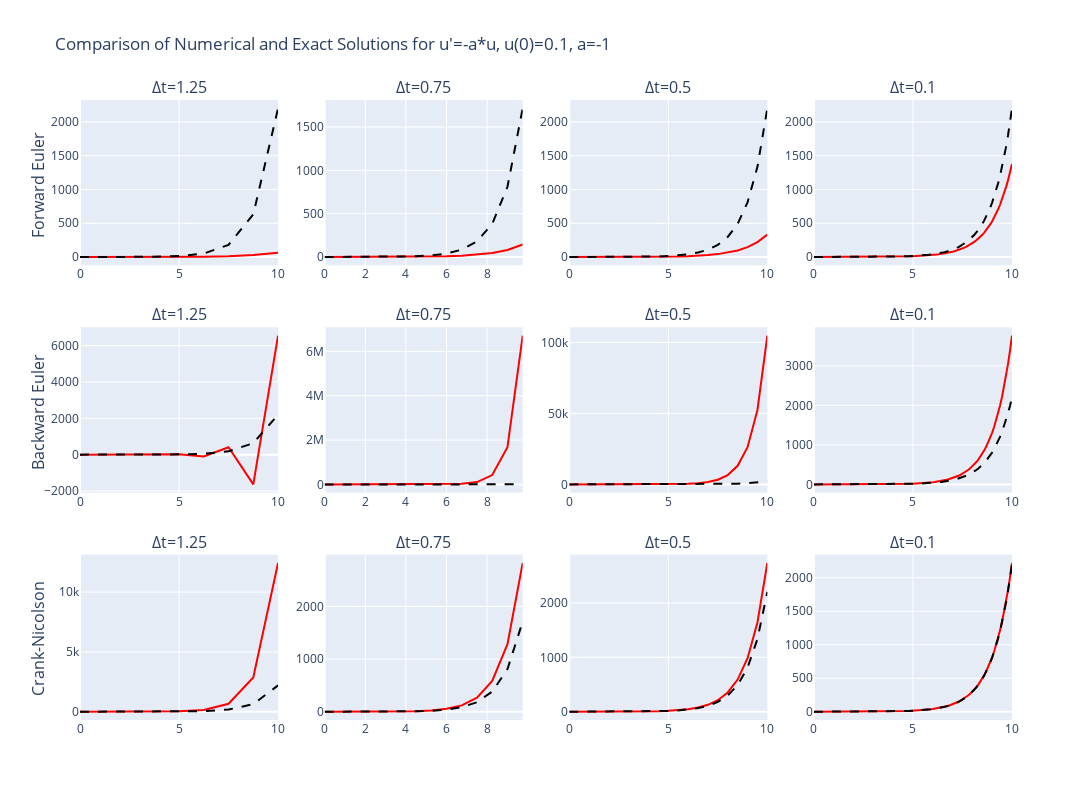

Notebook code cell kept with this figure:
### Markdown cell above
### a) Comparison of Numerical and Exact Solutions

### Code cell
methods = {0: 'Forward Euler',
           1: 'Backward Euler',
           0.5: 'Crank-Nicolson'}

a = -1
theta_vals = (0, 1, 0.5)
dt_vals = (1.25, 0.75, 0.5, 0.1)
I = 0.1

T = 10

rows = len(theta_vals)
cols = len(dt_vals)

fig = make_subplots(
    rows=rows, cols=cols,
    subplot_titles=[f'Δt={dt}' for theta in theta_vals for dt in dt_vals],
    horizontal_spacing=0.05, vertical_spacing=0.1
)

for i, theta in enumerate(theta_vals, start=1):
    for j, dt in enumerate(dt_vals, start=1):
        u, t = solver(I, a, T, dt, theta)
        
        fig.add_trace(go.Scatter(x=t, y=u, mode='lines', name=f'numerical',
                                line=dict(color='red')),
                                row=i, col=j)
        
        fig.add_trace(go.Scatter(x=t, y=u_exact(t, I, a), mode='lines', name=f'exact',
                                 line=dict(dash='dash', color='black')),
                                 row=i, col=j)
    fig.add_annotation(
        xref="paper", yref="paper",
        x=-0.045, y=0.68 - (i-1.5) * (1.1/rows),
        text=f"{methods[theta]}",
        showarrow=False,
        font=dict(size=16),
        textangle=-90, 
        xanchor='center', yanchor='middle'
    )
        
fig.update_layout(
    height=800, width=1200,
    title=f"Comparison of Numerical and Exact Solutions for u'=-a*u, u(0)={I}, a={a}",
    showlegend=False,
)

fig.show()

### Figure 1 — Plotly figure (JSON) as saved in the notebook; plotly's stock layout.template omitted (floating-point values rounded to 4 significant figures)
{"data": [{"line": {"color": "red"}, "mode": "lines", "name": "numerical", "type": "scatter", "x": [0, 1.25, 2.5, 3.75, 5, 6.25, 7.5, 8.75, 10], "xaxis": "x", "y": [0.1, 0.225, 0.5062, 1.139, 2.563, 5.767, 12.97, 29.19, 65.68], "yaxis": "y"}, {"line": {"color": "black", "dash": "dash"}, "mode": "lines", "name": "exact", "type": "scatter", "x": [0, 1.25, 2.5, 3.75, 5, 6.25, 7.5, 8.75, 10], "xaxis": "x", "y": [0.1, 0.349, 1.218, 4.252, 14.84, 51.8, 180.8, 631.1, 2203.0], "yaxis": "y"}, {"line": {"color": "red"}, "mode": "lines", "name": "numerical", "type": "scatter", "x": [0, 0.75, 1.5, 2.25, 3, 3.75, 4.5, 5.25, 6, 6.75, 7.5, 8.25, 9, 9.75], "xaxis": "x2", "y": [0.1, 0.175, 0.3063, 0.5359, 0.9379, 1.641, 2.872, 5.027, 8.796, 15.39, 26.94, 47.14, 82.5, 144.4], "yaxis": "y2"}, {"line": {"color": "black", "dash": "dash"}, "mode": "lines", "name": "exact", "type": "scatter", "x": [0, 0.75, 1.5, 2.25, 3, 3.75, 4.5, 5.25, 6, 6.75, 7.5, 8.25, 9, 9.75], "xaxis": "x2", "y": [0.1, 0.2117, 0.4482, 0.9488, 2.009, 4.252, 9.002, 19.06, 40.34, 85.41, 180.8, 382.8, 810.3, 1715.0], "yaxis": "y2"}, {"line": {"color": "red"}, "mode": "lines", "name": "numerical", "type": "scatter", "x": [0, 0.5, 1, 1.5, 2, 2.5, 3, 3.5, 4, 4.5, 5, 5.5, 6, 6.5, 7, 7.5, 8, 8.5, 9, 9.5, 10], "xaxis": "x3", "y": [0.1, 0.15, 0.225, 0.3375, 0.5063, 0.7594, 1.139, 1.709, 2.563, 3.844, 5.767, 8.65, 12.97, 19.46, 29.19, 43.79, 65.68, 98.53, 147.8, 221.7, 332.5], "yaxis": "y3"}, {"line": {"color": "black", "dash": "dash"}, "mode": "lines", "name": "exact", "type": "scatter", "x": [0, 0.5, 1, 1.5, 2, 2.5, 3, 3.5, 4, 4.5, 5, 5.5, 6, 6.5, 7, 7.5, 8, 8.5, 9, 9.5, 10], "xaxis": "x3", "y": [0.1, 0.1649, 0.2718, 0.4482, 0.7389, 1.218, 2.009, 3.312, 5.46, 9.002, 14.84, 24.47, 40.34, 66.51, 109.7, 180.8, 298.1, 491.5, 810.3, 1336.0, 2203.0], "yaxis": "y3"}, {"line": {"color": "red"}, "mode": "lines", "name": "numerical", "type": "scatter", "x": [0, 0.1, 0.2, 0.3, 0.4, 0.5, 0.6, 0.7, 0.8, 0.9, 1, 1.1, 1.2, 1.3, 1.4, 1.5, 1.6, 1.7, 1.8, 1.9, 2, 2.1, 2.2, 2.3, 2.4, 2.5, 2.6, 2.7, 2.8, 2.9, 3, 3.1, 3.2, 3.3, 3.4, 3.5, 3.6, 3.7, 3.8, 3.9, 4, 4.1, 4.2, 4.3, 4.4, 4.5, 4.6, 4.7, 4.8, 4.9, 5, 5.1, 5.2, 5.3, 5.4, 5.5, 5.6, 5.7, 5.8, 5.9, 6, 6.1, 6.2, 6.3, 6.4, 6.5, 6.6, 6.7, 6.8, 6.9, 7, 7.1, 7.2, 7.3, 7.4, 7.5, 7.6, 7.7, 7.8, 7.9, 8, 8.1, 8.2, 8.3, 8.4, 8.5, 8.6, 8.7, 8.8, 8.9, 9, 9.1, 9.2, 9.3, 9.4, 9.5, 9.6, 9.7, 9.8, 9.9, 10], "xaxis": "x4", "y": [0.1, 0.11, 0.121, 0.1331, 0.1464, 0.1611, 0.1772, 0.1949, 0.2144, 0.2358, 0.2594, 0.2853, 0.3138, 0.3452, 0.3797, 0.4177, 0.4595, 0.5054, 0.556, 0.6116, 0.6727, 0.74, 0.814, 0.8954, 0.985, 1.083, 1.192, 1.311, 1.442, 1.586, 1.745, 1.919, 2.111, 2.323, 2.555, 2.81, 3.091, 3.4, 3.74, 4.114, 4.526, 4.979, 5.476, 6.024, 6.626, 7.289, 8.018, 8.82, 9.702, 10.67, 11.74, 12.91, 14.2, 15.62, 17.19, 18.91, 20.8, 22.88, 25.16, 27.68, 30.45, 33.49, 36.84, 40.53, 44.58, 49.04, 53.94, 59.33, 65.27, 71.8, 78.97, 86.87, 95.56, 105.1, 115.6, 127.2, 139.9, 153.9, 169.3, 186.2, 204.8, 225.3, 247.9, 272.6, 299.9, 329.9, 362.9, 399.2, 439.1, 483.0, 531.3, 584.4, 642.9, 707.2, 777.9, 855.7, 941.2, 1035.0, 1139.0, 1253.0, 1378.0], "yaxis": "y4"}, {"line": {"color": "black", "dash": "dash"}, "mode": "lines", "name": "exact", "type": "scatter", "x": [0, 0.1, 0.2, 0.3, 0.4, 0.5, 0.6, 0.7, 0.8, 0.9, 1, 1.1, 1.2, 1.3, 1.4, 1.5, 1.6, 1.7, 1.8, 1.9, 2, 2.1, 2.2, 2.3, 2.4, 2.5, 2.6, 2.7, 2.8, 2.9, 3, 3.1, 3.2, 3.3, 3.4, 3.5, 3.6, 3.7, 3.8, 3.9, 4, 4.1, 4.2, 4.3, 4.4, 4.5, 4.6, 4.7, 4.8, 4.9, 5, 5.1, 5.2, 5.3, 5.4, 5.5, 5.6, 5.7, 5.8, 5.9, 6, 6.1, 6.2, 6.3, 6.4, 6.5, 6.6, 6.7, 6.8, 6.9, 7, 7.1, 7.2, 7.3, 7.4, 7.5, 7.6, 7.7, 7.8, 7.9, 8, 8.1, 8.2, 8.3, 8.4, 8.5, 8.6, 8.7, 8.8, 8.9, 9, 9.1, 9.2, 9.3, 9.4, 9.5, 9.6, 9.7, 9.8, 9.9, 10], "xaxis": "x4", "y": [0.1, 0.1105, 0.1221, 0.135, 0.1492, 0.1649, 0.1822, 0.2014, 0.2226, 0.246, 0.2718, 0.3004, 0.332, 0.3669, 0.4055, 0.4482, 0.4953, 0.5474, 0.605, 0.6686, 0.7389, 0.8166, 0.9025, 0.9974, 1.102, 1.218, 1.346, 1.488, 1.644, 1.817, 2.009, 2.22, 2.453, 2.711, 2.996, 3.312, 3.66, 4.045, 4.47, 4.94, 5.46, 6.034, 6.669, 7.37, 8.145, 9.002, 9.948, 10.99, 12.15, 13.43, 14.84, 16.4, 18.13, 20.03, 22.14, 24.47, 27.04, 29.89, 33.03, 36.5, 40.34, 44.59, 49.27, 54.46, 60.18, 66.51, 73.51, 81.24, 89.78, 99.23, 109.7, 121.2, 133.9, 148.0, 163.6, 180.8, 199.8, 220.8, 244.1, 269.7, 298.1, 329.4, 364.1, 402.4, 444.7, 491.5, 543.2, 600.3, 663.4, 733.2, 810.3, 895.5, 989.7, 1094.0, 1209.0, 1336.0, 1476.0, 1632.0, 1803.0, 1993.0, 2203.0], "yaxis": "y4"}, {"line": {"color": "red"}, "mode": "lines", "name": "numerical", "type": "scatter", "x": [0, 1.25, 2.5, 3.75, 5, 6.25, 7.5, 8.75, 10], "xaxis": "x5", "y": [0.1, -0.4, 1.6, -6.4, 25.6, -102.4, 409.6, -1638.0, 6554.0], "yaxis": "y5"}, {"line": {"color": "black", "dash": "dash"}, "mode": "lines", "name": "exact", "type": "scatter", "x": [0, 1.25, 2.5, 3.75, 5, 6.25, 7.5, 8.75, 10], "xaxis": "x5", "y": [0.1, 0.349, 1.218, 4.252, 14.84, 51.8, 180.8, 631.1, 2203.0], "yaxis": "y5"}, {"line": {"color": "red"}, "mode": "lines", "name": "numerical", "type": "scatter", "x": [0, 0.75, 1.5, 2.25, 3, 3.75, 4.5, 5.25, 6, 6.75, 7.5, 8.25, 9, 9.75], "xaxis": "x6", "y": [0.1, 0.4, 1.6, 6.4, 25.6, 102.4, 409.6, 1638.0, 6554.0, 26210.0, 104900.0, 419400.0, 1678000.0, 6711000.0], "yaxis": "y6"}, {"line": {"color": "black", "dash": "dash"}, "mode": "lines", "name": "exact", "type": "scatter", "x": [0, 0.75, 1.5, 2.25, 3, 3.75, 4.5, 5.25, 6, 6.75, 7.5, 8.25, 9, 9.75], "xaxis": "x6", "y": [0.1, 0.2117, 0.4482, 0.9488, 2.009, 4.252, 9.002, 19.06, 40.34, 85.41, 180.8, 382.8, 810.3, 1715.0], "yaxis": "y6"}, {"line": {"color": "red"}, "mode": "lines", "name": "numerical", "type": "scatter", "x": [0, 0.5, 1, 1.5, 2, 2.5, 3, 3.5, 4, 4.5, 5, 5.5, 6, 6.5, 7, 7.5, 8, 8.5, 9, 9.5, 10], "xaxis": "x7", "y": [0.1, 0.2, 0.4, 0.8, 1.6, 3.2, 6.4, 12.8, 25.6, 51.2, 102.4, 204.8, 409.6, 819.2, 1638.0, 3277.0, 6554.0, 13110.0, 26210.0, 52430.0, 104900.0], "yaxis": "y7"}, {"line": {"color": "black", "dash": "dash"}, "mode": "lines", "name": "exact", "type": "scatter", "x": [0, 0.5, 1, 1.5, 2, 2.5, 3, 3.5, 4, 4.5, 5, 5.5, 6, 6.5, 7, 7.5, 8, 8.5, 9, 9.5, 10], "xaxis": "x7", "y": [0.1, 0.1649, 0.2718, 0.4482, 0.7389, 1.218, 2.009, 3.312, 5.46, 9.002, 14.84, 24.47, 40.34, 66.51, 109.7, 180.8, 298.1, 491.5, 810.3, 1336.0, 2203.0], "yaxis": "y7"}, {"line": {"color": "red"}, "mode": "lines", "name": "numerical", "type": "scatter", "x": [0, 0.1, 0.2, 0.3, 0.4, 0.5, 0.6, 0.7, 0.8, 0.9, 1, 1.1, 1.2, 1.3, 1.4, 1.5, 1.6, 1.7, 1.8, 1.9, 2, 2.1, 2.2, 2.3, 2.4, 2.5, 2.6, 2.7, 2.8, 2.9, 3, 3.1, 3.2, 3.3, 3.4, 3.5, 3.6, 3.7, 3.8, 3.9, 4, 4.1, 4.2, 4.3, 4.4, 4.5, 4.6, 4.7, 4.8, 4.9, 5, 5.1, 5.2, 5.3, 5.4, 5.5, 5.6, 5.7, 5.8, 5.9, 6, 6.1, 6.2, 6.3, 6.4, 6.5, 6.6, 6.7, 6.8, 6.9, 7, 7.1, 7.2, 7.3, 7.4, 7.5, 7.6, 7.7, 7.8, 7.9, 8, 8.1, 8.2, 8.3, 8.4, 8.5, 8.6, 8.7, 8.8, 8.9, 9, 9.1, 9.2, 9.3, 9.4, 9.5, 9.6, 9.7, 9.8, 9.9, 10], "xaxis": "x8", "y": [0.1, 0.1111, 0.1235, 0.1372, 0.1524, 0.1694, 0.1882, 0.2091, 0.2323, 0.2581, 0.2868, 0.3187, 0.3541, 0.3934, 0.4371, 0.4857, 0.5397, 0.5996, 0.6662, 0.7403, 0.8225, 0.9139, 1.015, 1.128, 1.254, 1.393, 1.548, 1.72, 1.911, 2.123, 2.359, 2.621, 2.912, 3.236, 3.595, 3.995, 4.439, 4.932, 5.48, 6.089, 6.765, 7.517, 8.352, 9.281, 10.31, 11.46, 12.73, 14.14, 15.72, 17.46, 19.4, 21.56, 23.95, 26.62, 29.57, 32.86, 36.51, 40.57, 45.07, 50.08, 55.65, 61.83, 68.7, 76.33, 84.82, 94.24, 104.7, 116.3, 129.3, 143.6, 159.6, 177.3, 197.0, 218.9, 243.3, 270.3, 300.3, 333.7, 370.8, 411.9, 457.7, 508.6, 565.1, 627.9, 697.6, 775.2, 861.3, 957.0, 1063.0, 1181.0, 1313.0, 1459.0, 1621.0, 1801.0, 2001.0, 2223.0, 2470.0, 2745.0, 3050.0, 3388.0, 3765.0], "yaxis": "y8"}, {"line": {"color": "black", "dash": "dash"}, "mode": "lines", "name": "exact", "type": "scatter", "x": [0, 0.1, 0.2, 0.3, 0.4, 0.5, 0.6, 0.7, 0.8, 0.9, 1, 1.1, 1.2, 1.3, 1.4, 1.5, 1.6, 1.7, 1.8, 1.9, 2, 2.1, 2.2, 2.3, 2.4, 2.5, 2.6, 2.7, 2.8, 2.9, 3, 3.1, 3.2, 3.3, 3.4, 3.5, 3.6, 3.7, 3.8, 3.9, 4, 4.1, 4.2, 4.3, 4.4, 4.5, 4.6, 4.7, 4.8, 4.9, 5, 5.1, 5.2, 5.3, 5.4, 5.5, 5.6, 5.7, 5.8, 5.9, 6, 6.1, 6.2, 6.3, 6.4, 6.5, 6.6, 6.7, 6.8, 6.9, 7, 7.1, 7.2, 7.3, 7.4, 7.5, 7.6, 7.7, 7.8, 7.9, 8, 8.1, 8.2, 8.3, 8.4, 8.5, 8.6, 8.7, 8.8, 8.9, 9, 9.1, 9.2, 9.3, 9.4, 9.5, 9.6, 9.7, 9.8, 9.9, 10], "xaxis": "x8", "y": [0.1, 0.1105, 0.1221, 0.135, 0.1492, 0.1649, 0.1822, 0.2014, 0.2226, 0.246, 0.2718, 0.3004, 0.332, 0.3669, 0.4055, 0.4482, 0.4953, 0.5474, 0.605, 0.6686, 0.7389, 0.8166, 0.9025, 0.9974, 1.102, 1.218, 1.346, 1.488, 1.644, 1.817, 2.009, 2.22, 2.453, 2.711, 2.996, 3.312, 3.66, 4.045, 4.47, 4.94, 5.46, 6.034, 6.669, 7.37, 8.145, 9.002, 9.948, 10.99, 12.15, 13.43, 14.84, 16.4, 18.13, 20.03, 22.14, 24.47, 27.04, 29.89, 33.03, 36.5, 40.34, 44.59, 49.27, 54.46, 60.18, 66.51, 73.51, 81.24, 89.78, 99.23, 109.7, 121.2, 133.9, 148.0, 163.6, 180.8, 199.8, 220.8, 244.1, 269.7, 298.1, 329.4, 364.1, 402.4, 444.7, 491.5, 543.2, 600.3, 663.4, 733.2, 810.3, 895.5, 989.7, 1094.0, 1209.0, 1336.0, 1476.0, 1632.0, 1803.0, 1993.0, 2203.0], "yaxis": "y8"}, {"line": {"color": "red"}, "mode": "lines", "name": "numerical", "type": "scatter", "x": [0, 1.25, 2.5, 3.75, 5, 6.25, 7.5, 8.75, 10], "xaxis": "x9", "y": [0.1, 0.4333, 1.878, 8.137, 35.26, 152.8, 662.1, 2869.0, 12430.0], "yaxis": "y9"}, {"line": {"color": "black", "dash": "dash"}, "mode": "lines", "name": "exact", "type": "scatter", "x": [0, 1.25, 2.5, 3.75, 5, 6.25, 7.5, 8.75, 10], "xaxis": "x9", "y": [0.1, 0.349, 1.218, 4.252, 14.84, 51.8, 180.8, 631.1, 2203.0], "yaxis": "y9"}, {"line": {"color": "red"}, "mode": "lines", "name": "numerical", "type": "scatter", "x": [0, 0.75, 1.5, 2.25, 3, 3.75, 4.5, 5.25, 6, 6.75, 7.5, 8.25, 9, 9.75], "xaxis": "x10", "y": [0.1, 0.22, 0.484, 1.065, 2.343, 5.154, 11.34, 24.94, 54.88, 120.7, 265.6, 584.3, 1286.0, 2828.0], "yaxis": "y10"}, {"line": {"color": "black", "dash": "dash"}, "mode": "lines", "name": "exact", "type": "scatter", "x": [0, 0.75, 1.5, 2.25, 3, 3.75, 4.5, 5.25, 6, 6.75, 7.5, 8.25, 9, 9.75], "xaxis": "x10", "y": [0.1, 0.2117, 0.4482, 0.9488, 2.009, 4.252, 9.002, 19.06, 40.34, 85.41, 180.8, 382.8, 810.3, 1715.0], "yaxis": "y10"}, {"line": {"color": "red"}, "mode": "lines", "name": "numerical", "type": "scatter", "x": [0, 0.5, 1, 1.5, 2, 2.5, 3, 3.5, 4, 4.5, 5, 5.5, 6, 6.5, 7, 7.5, 8, 8.5, 9, 9.5, 10], "xaxis": "x11", "y": [0.1, 0.1667, 0.2778, 0.463, 0.7716, 1.286, 2.143, 3.572, 5.954, 9.923, 16.54, 27.56, 45.94, 76.57, 127.6, 212.7, 354.5, 590.8, 984.6, 1641.0, 2735.0], "yaxis": "y11"}, {"line": {"color": "black", "dash": "dash"}, "mode": "lines", "name": "exact", "type": "scatter", "x": [0, 0.5, 1, 1.5, 2, 2.5, 3, 3.5, 4, 4.5, 5, 5.5, 6, 6.5, 7, 7.5, 8, 8.5, 9, 9.5, 10], "xaxis": "x11", "y": [0.1, 0.1649, 0.2718, 0.4482, 0.7389, 1.218, 2.009, 3.312, 5.46, 9.002, 14.84, 24.47, 40.34, 66.51, 109.7, 180.8, 298.1, 491.5, 810.3, 1336.0, 2203.0], "yaxis": "y11"}, {"line": {"color": "red"}, "mode": "lines", "name": "numerical", "type": "scatter", "x": [0, 0.1, 0.2, 0.3, 0.4, 0.5, 0.6, 0.7, 0.8, 0.9, 1, 1.1, 1.2, 1.3, 1.4, 1.5, 1.6, 1.7, 1.8, 1.9, 2, 2.1, 2.2, 2.3, 2.4, 2.5, 2.6, 2.7, 2.8, 2.9, 3, 3.1, 3.2, 3.3, 3.4, 3.5, 3.6, 3.7, 3.8, 3.9, 4, 4.1, 4.2, 4.3, 4.4, 4.5, 4.6, 4.7, 4.8, 4.9, 5, 5.1, 5.2, 5.3, 5.4, 5.5, 5.6, 5.7, 5.8, 5.9, 6, 6.1, 6.2, 6.3, 6.4, 6.5, 6.6, 6.7, 6.8, 6.9, 7, 7.1, 7.2, 7.3, 7.4, 7.5, 7.6, 7.7, 7.8, 7.9, 8, 8.1, 8.2, 8.3, 8.4, 8.5, 8.6, 8.7, 8.8, 8.9, 9, 9.1, 9.2, 9.3, 9.4, 9.5, 9.6, 9.7, 9.8, 9.9, 10], "xaxis": "x12", "y": [0.1, 0.1105, 0.1222, 0.135, 0.1492, 0.1649, 0.1823, 0.2015, 0.2227, 0.2461, 0.2721, 0.3007, 0.3323, 0.3673, 0.406, 0.4487, 0.496, 0.5482, 0.6059, 0.6697, 0.7401, 0.818, 0.9042, 0.9993, 1.105, 1.221, 1.349, 1.491, 1.648, 1.822, 2.014, 2.226, 2.46, 2.719, 3.005, 3.321, 3.671, 4.057, 4.484, 4.956, 5.478, 6.055, 6.692, 7.396, 8.175, 9.036, 9.987, 11.04, 12.2, 13.48, 14.9, 16.47, 18.21, 20.12, 22.24, 24.58, 27.17, 30.03, 33.19, 36.68, 40.55, 44.81, 49.53, 54.74, 60.51, 66.88, 73.92, 81.7, 90.3, 99.8, 110.3, 121.9, 134.8, 148.9, 164.6, 181.9, 201.1, 222.3, 245.7, 271.5, 300.1, 331.7, 366.6, 405.2, 447.8, 495.0, 547.1, 604.7, 668.3, 738.7, 816.4, 902.4, 997.3, 1102.0, 1218.0, 1347.0, 1488.0, 1645.0, 1818.0, 2010.0, 2221.0], "yaxis": "y12"}, {"line": {"color": "black", "dash": "dash"}, "mode": "lines", "name": "exact", "type": "scatter", "x": [0, 0.1, 0.2, 0.3, 0.4, 0.5, 0.6, 0.7, 0.8, 0.9, 1, 1.1, 1.2, 1.3, 1.4, 1.5, 1.6, 1.7, 1.8, 1.9, 2, 2.1, 2.2, 2.3, 2.4, 2.5, 2.6, 2.7, 2.8, 2.9, 3, 3.1, 3.2, 3.3, 3.4, 3.5, 3.6, 3.7, 3.8, 3.9, 4, 4.1, 4.2, 4.3, 4.4, 4.5, 4.6, 4.7, 4.8, 4.9, 5, 5.1, 5.2, 5.3, 5.4, 5.5, 5.6, 5.7, 5.8, 5.9, 6, 6.1, 6.2, 6.3, 6.4, 6.5, 6.6, 6.7, 6.8, 6.9, 7, 7.1, 7.2, 7.3, 7.4, 7.5, 7.6, 7.7, 7.8, 7.9, 8, 8.1, 8.2, 8.3, 8.4, 8.5, 8.6, 8.7, 8.8, 8.9, 9, 9.1, 9.2, 9.3, 9.4, 9.5, 9.6, 9.7, 9.8, 9.9, 10], "xaxis": "x12", "y": [0.1, 0.1105, 0.1221, 0.135, 0.1492, 0.1649, 0.1822, 0.2014, 0.2226, 0.246, 0.2718, 0.3004, 0.332, 0.3669, 0.4055, 0.4482, 0.4953, 0.5474, 0.605, 0.6686, 0.7389, 0.8166, 0.9025, 0.9974, 1.102, 1.218, 1.346, 1.488, 1.644, 1.817, 2.009, 2.22, 2.453, 2.711, 2.996, 3.312, 3.66, 4.045, 4.47, 4.94, 5.46, 6.034, 6.669, 7.37, 8.145, 9.002, 9.948, 10.99, 12.15, 13.43, 14.84, 16.4, 18.13, 20.03, 22.14, 24.47, 27.04, 29.89, 33.03, 36.5, 40.34, 44.59, 49.27, 54.46, 60.18, 66.51, 73.51, 81.24, 89.78, 99.23, 109.7, 121.2, 133.9, 148.0, 163.6, 180.8, 199.8, 220.8, 244.1, 269.7, 298.1, 329.4, 364.1, 402.4, 444.7, 491.5, 543.2, 600.3, 663.4, 733.2, 810.3, 895.5, 989.7, 1094.0, 1209.0, 1336.0, 1476.0, 1632.0, 1803.0, 1993.0, 2203.0], "yaxis": "y12"}], "layout": {"annotations": [{"font": {"size": 16}, "showarrow": false, "text": "Δt=1.25", "x": 0.1062, "xanchor": "center", "xref": "paper", "y": 1, "yanchor": "bottom", "yref": "paper"}, {"font": {"size": 16}, "showarrow": false, "text": "Δt=0.75", "x": 0.3688, "xanchor": "center", "xref": "paper", "y": 1, "yanchor": "bottom", "yref": "paper"}, {"font": {"size": 16}, "showarrow": false, "text": "Δt=0.5", "x": 0.6313, "xanchor": "center", "xref": "paper", "y": 1, "yanchor": "bottom", "yref": "paper"}, {"font": {"size": 16}, "showarrow": false, "text": "Δt=0.1", "x": 0.8938, "xanchor": "center", "xref": "paper", "y": 1, "yanchor": "bottom", "yref": "paper"}, {"font": {"size": 16}, "showarrow": false, "text": "Δt=1.25", "x": 0.1062, "xanchor": "center", "xref": "paper", "y": 0.6333, "yanchor": "bottom", "yref": "paper"}, {"font": {"size": 16}, "showarrow": false, "text": "Δt=0.75", "x": 0.3688, "xanchor": "center", "xref": "paper", "y": 0.6333, "yanchor": "bottom", "yref": "paper"}, {"font": {"size": 16}, "showarrow": false, "text": "Δt=0.5", "x": 0.6313, "xanchor": "center", "xref": "paper", "y": 0.6333, "yanchor": "bottom", "yref": "paper"}, {"font": {"size": 16}, "showarrow": false, "text": "Δt=0.1", "x": 0.8938, "xanchor": "center", "xref": "paper", "y": 0.6333, "yanchor": "bottom", "yref": "paper"}, {"font": {"size": 16}, "showarrow": false, "text": "Δt=1.25", "x": 0.1062, "xanchor": "center", "xref": "paper", "y": 0.2667, "yanchor": "bottom", "yref": "paper"}, {"font": {"size": 16}, "showarrow": false, "text": "Δt=0.75", "x": 0.3688, "xanchor": "center", "xref": "paper", "y": 0.2667, "yanchor": "bottom", "yref": "paper"}, {"font": {"size": 16}, "showarrow": false, "text": "Δt=0.5", "x": 0.6313, "xanchor": "center", "xref": "paper", "y": 0.2667, "yanchor": "bottom", "yref": "paper"}, {"font": {"size": 16}, "showarrow": false, "text": "Δt=0.1", "x": 0.8938, "xanchor": "center", "xref": "paper", "y": 0.2667, "yanchor": "bottom", "yref": "paper"}, {"font": {"size": 16}, "showarrow": false, "text": "Forward Euler", "textangle": -90, "x": -0.045, "xanchor": "center", "xref": "paper", "y": 0.8633, "yanchor": "middle", "yref": "paper"}, {"font": {"size": 16}, "showarrow": false, "text": "Backward Euler", "textangle": -90, "x": -0.045, "xanchor": "center", "xref": "paper", "y": 0.4967, "yanchor": "middle", "yref": "paper"}, {"font": {"size": 16}, "showarrow": false, "text": "Crank-Nicolson", "textangle": -90, "x": -0.045, "xanchor": "center", "xref": "paper", "y": 0.13, "yanchor": "middle", "yref": "paper"}], "height": 800, "showlegend": false, "title": {"text": "Comparison of Numerical and Exact Solutions for u'=-a*u, u(0)=0.1, a=-1"}, "width": 1200, "xaxis": {"anchor": "y", "domain": [0, 0.2125]}, "xaxis10": {"anchor": "y10", "domain": [0.2625, 0.475]}, "xaxis11": {"anchor": "y11", "domain": [0.525, 0.7375]}, "xaxis12": {"anchor": "y12", "domain": [0.7875, 1]}, "xaxis2": {"anchor": "y2", "domain": [0.2625, 0.475]}, "xaxis3": {"anchor": "y3", "domain": [0.525, 0.7375]}, "xaxis4": {"anchor": "y4", "domain": [0.7875, 1]}, "xaxis5": {"anchor": "y5", "domain": [0, 0.2125]}, "xaxis6": {"anchor": "y6", "domain": [0.2625, 0.475]}, "xaxis7": {"anchor": "y7", "domain": [0.525, 0.7375]}, "xaxis8": {"anchor": "y8", "domain": [0.7875, 1]}, "xaxis9": {"anchor": "y9", "domain": [0, 0.2125]}, "yaxis": {"anchor": "x", "domain": [0.7333, 1]}, "yaxis10": {"anchor": "x10", "domain": [0, 0.2667]}, "yaxis11": {"anchor": "x11", "domain": [0, 0.2667]}, "yaxis12": {"anchor": "x12", "domain": [0, 0.2667]}, "yaxis2": {"anchor": "x2", "domain": [0.7333, 1]}, "yaxis3": {"anchor": "x3", "domain": [0.7333, 1]}, "yaxis4": {"anchor": "x4", "domain": [0.7333, 1]}, "yaxis5": {"anchor": "x5", "domain": [0.3667, 0.6333]}, "yaxis6": {"anchor": "x6", "domain": [0.3667, 0.6333]}, "yaxis7": {"anchor": "x7", "domain": [0.3667, 0.6333]}, "yaxis8": {"anchor": "x8", "domain": [0.3667, 0.6333]}, "yaxis9": {"anchor": "x9", "domain": [0, 0.2667]}}}
